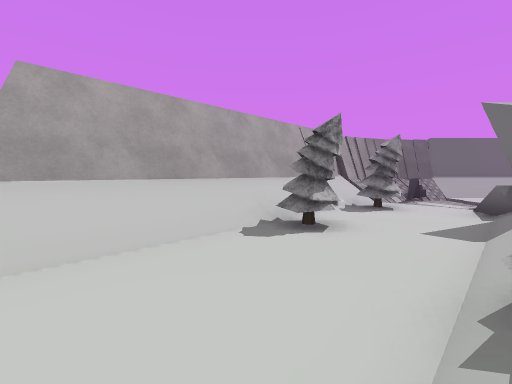
[1] (above)

12 first-person views from a walk through a Unity game level. The camera is 1.3 m above the floor, tilts 4° down and sees 90° across. The floor is counted in squares, 2 m on a side. Each view is taken from the middle of a square. On the plan, view 1 faces up. The plan holds only what a view shows up to about 9 squares ahead; the rest is blank. The place goes on beyond the plan. The player character is not drawn. Some surface patterns are stand-ins.

[2]
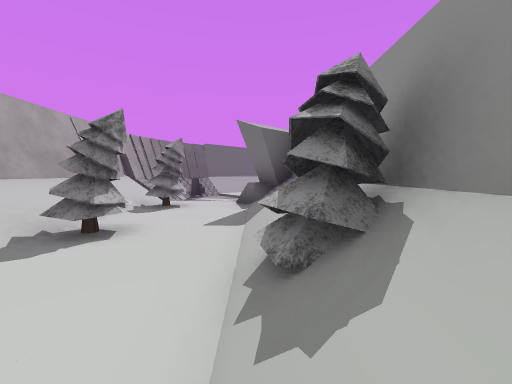

[3]
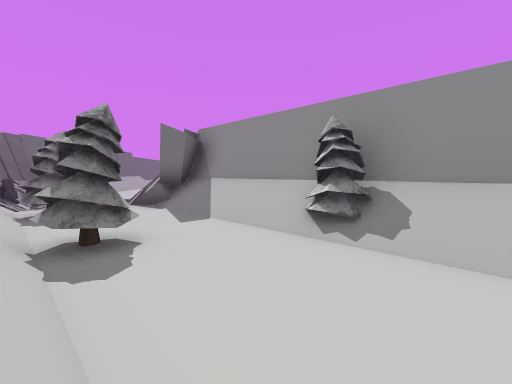

[4]
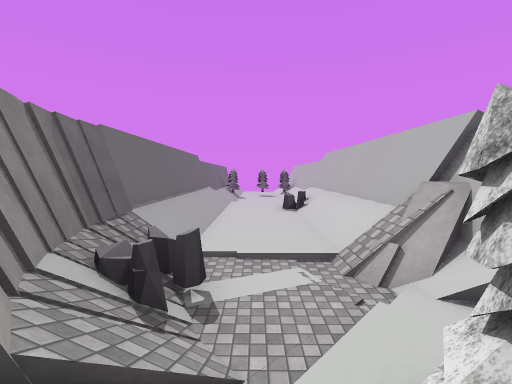

[5]
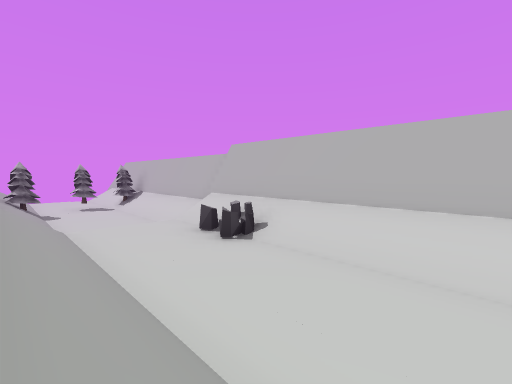

[6]
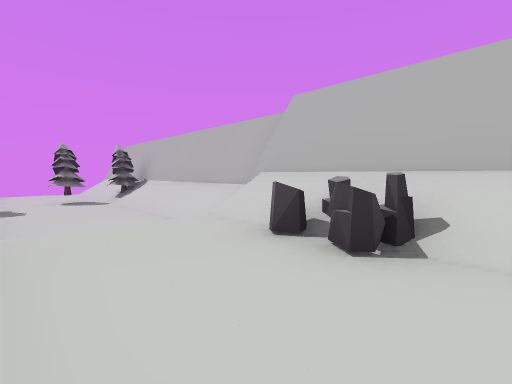

[7]
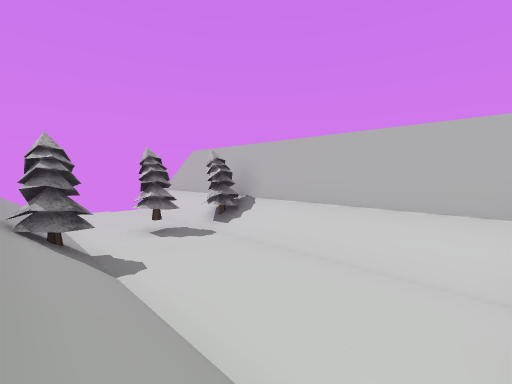

[8]
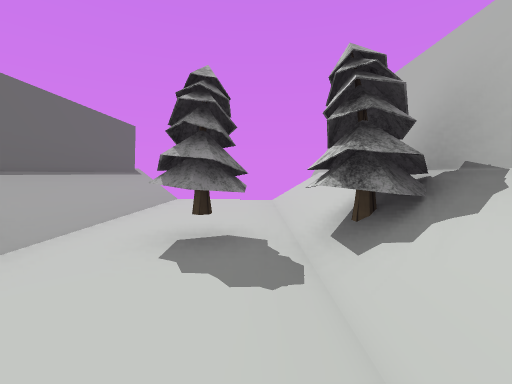

[9]
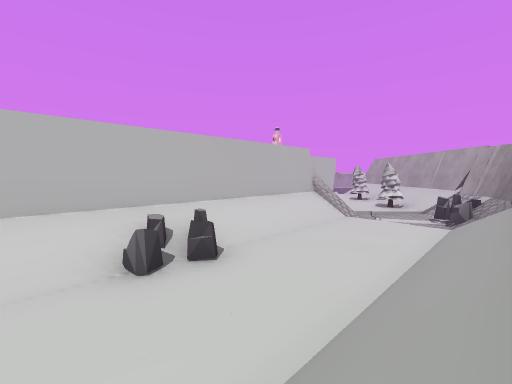

[10]
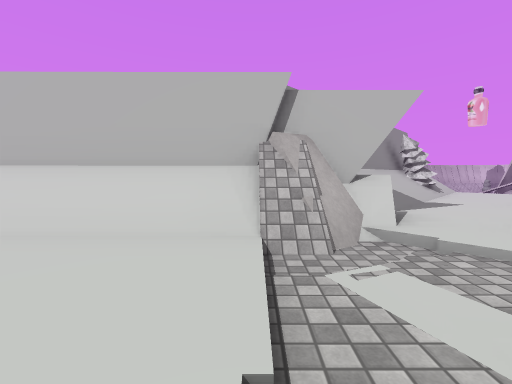

[11]
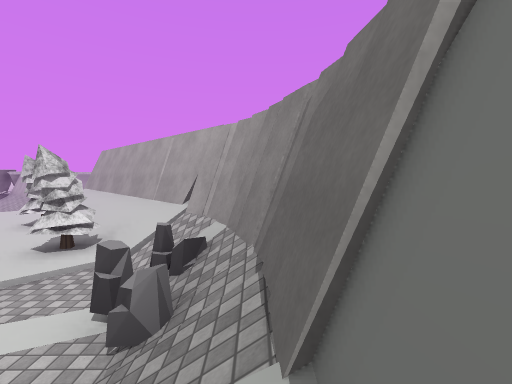

[12]
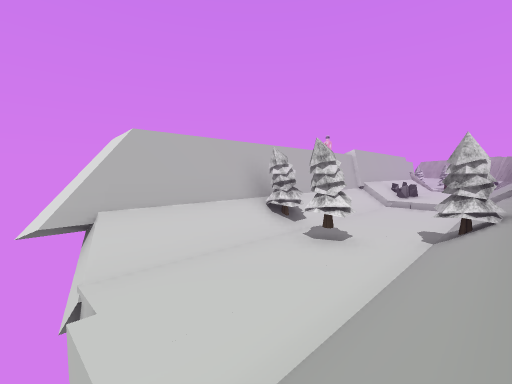

### Floor plan
Key: @ floor where view 1 was taken; # wall or solid block; x gap in a wall; . main floor; - floor 0.25 m lower than the main floor; _ floor 0.5 m lower than the main floor; : floor 0.75 m higher than the main floor; / step, stairs or slope; = window, fence, low wall or low ledge; R rock; T tree.
Columns run from 3 left of view 1 to 24 right of it. Each row starts with its distance up from view 1.
 10          ##                x
  9       ####/////////////////:
  8     ###RR/.......____/T____
  7    ##//--........______T___
  6   ##//T.-.....RR.______T___
  5  ##//...==////R///////T////
  4 ##//T../####################
  3 #//...//#
  2  /...//##
  1   ../T##
  0    @/##
 -1    x##

Positions as (right, up) in squares from view 1, and headings:
1: (0, 0), facing up
2: (0, 0), facing up-right
3: (-2, 2), facing right
4: (2, 7), facing right
5: (7, 9), facing down-right
6: (10, 8), facing down-right
7: (14, 9), facing down-right
8: (17, 6), facing right
9: (13, 9), facing down-left
10: (6, 8), facing down
11: (7, 9), facing left
12: (24, 9), facing down-left
